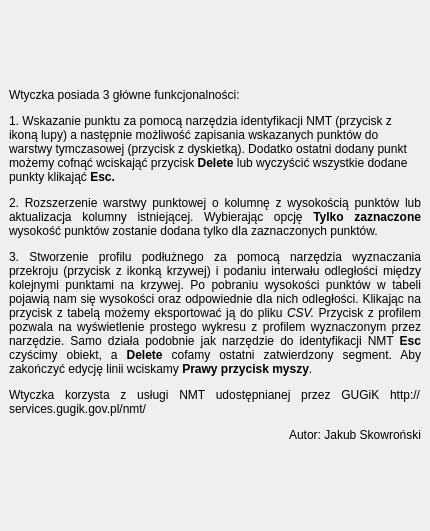
<?xml version="1.0" encoding="UTF-8"?>
<ui version="4.0">
 <class>Dialog</class>
 <widget class="QDialog" name="Dialog">
  <property name="geometry">
   <rect>
    <x>0</x>
    <y>0</y>
    <width>430</width>
    <height>531</height>
   </rect>
  </property>
  <property name="maximumSize">
   <size>
    <width>430</width>
    <height>531</height>
   </size>
  </property>
  <property name="windowTitle">
   <string>O wtyczce</string>
  </property>
  <layout class="QVBoxLayout" name="verticalLayout">
   <property name="spacing">
    <number>6</number>
   </property>
   <property name="leftMargin">
    <number>9</number>
   </property>
   <property name="topMargin">
    <number>9</number>
   </property>
   <property name="rightMargin">
    <number>9</number>
   </property>
   <property name="bottomMargin">
    <number>9</number>
   </property>
   <item>
    <widget class="QLabel" name="label">
     <property name="minimumSize">
      <size>
       <width>412</width>
       <height>513</height>
      </size>
     </property>
     <property name="maximumSize">
      <size>
       <width>412</width>
       <height>513</height>
      </size>
     </property>
     <property name="text">
      <string>&lt;html&gt;&lt;head/&gt;&lt;body&gt;&lt;p&gt;Wtyczka posiada 3 główne funkcjonalności:&lt;/p&gt;&lt;p&gt;1. Wskazanie punktu za pomocą narzędzia identyfikacji NMT (przycisk z ikoną lupy) a następnie możliwość zapisania wskazanych punktów do warstwy tymczasowej (przycisk z dyskietką). Dodatko ostatni dodany punkt możemy cofnąć wciskająć przycisk &lt;span style=&quot; font-weight:600;&quot;&gt;Delete &lt;/span&gt;lub wyczyścić wszystkie dodane punkty klikająć &lt;span style=&quot; font-weight:600;&quot;&gt;Esc.&lt;/span&gt;&lt;/p&gt;&lt;p align=&quot;justify&quot;&gt;2. Rozszerzenie warstwy punktowej o kolumnę z wysokością punktów lub aktualizacja kolumny istniejącej. Wybierając opcję &lt;span style=&quot; font-weight:600;&quot;&gt;Tylko zaznaczone &lt;/span&gt;wysokość punktów zostanie dodana tylko dla zaznaczonych punktów.&lt;/p&gt;&lt;p align=&quot;justify&quot;&gt;3. Stworzenie profilu podłużnego za pomocą narzędzia wyznaczania przekroju (przycisk z ikonką krzywej) i podaniu interwału odległości między kolejnymi punktami na krzywej. Po pobraniu wysokości punktów w tabeli pojawią nam się wysokości oraz odpowiednie dla nich odległości. Klikając na przycisk z tabelą możemy eksportować ją do pliku &lt;span style=&quot; font-style:italic;&quot;&gt;CSV. &lt;/span&gt;Przycisk z profilem pozwala na wyświetlenie prostego wykresu z profilem wyznaczonym przez narzędzie. Samo działa podobnie jak narzędzie do identyfikacji NMT &lt;span style=&quot; font-weight:600;&quot;&gt;Esc&lt;/span&gt; czyścimy obiekt, a &lt;span style=&quot; font-weight:600;&quot;&gt;Delete&lt;/span&gt; cofamy ostatni zatwierdzony segment. Aby zakończyć edycję linii wciskamy &lt;span style=&quot; font-weight:600;&quot;&gt;Prawy przycisk myszy&lt;/span&gt;.&lt;/p&gt;&lt;p align=&quot;justify&quot;&gt;Wtyczka korzysta z usługi NMT udostępnianej przez GUGiK http://services.gugik.gov.pl/nmt/&lt;/p&gt;&lt;p align=&quot;right&quot;&gt;Autor: Jakub Skowroński&lt;/p&gt;&lt;/body&gt;&lt;/html&gt;</string>
     </property>
     <property name="wordWrap">
      <bool>true</bool>
     </property>
    </widget>
   </item>
  </layout>
 </widget>
 <resources/>
 <connections/>
</ui>
